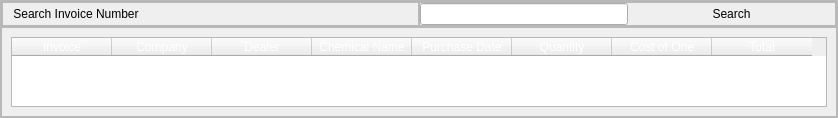
                  <widget class="QFrame" name="frame_62">
                   <property name="sizePolicy">
                    <sizepolicy hsizetype="Expanding" vsizetype="Preferred">
                     <horstretch>0</horstretch>
                     <verstretch>0</verstretch>
                    </sizepolicy>
                   </property>
                   <property name="frameShape">
                    <enum>QFrame::StyledPanel</enum>
                   </property>
                   <property name="frameShadow">
                    <enum>QFrame::Sunken</enum>
                   </property>
                   <layout class="QVBoxLayout" name="verticalLayout_57">
                    <property name="spacing">
                     <number>0</number>
                    </property>
                    <property name="leftMargin">
                     <number>0</number>
                    </property>
                    <property name="topMargin">
                     <number>0</number>
                    </property>
                    <property name="rightMargin">
                     <number>0</number>
                    </property>
                    <property name="bottomMargin">
                     <number>0</number>
                    </property>
                    <item alignment="Qt::AlignTop">
                     <widget class="QFrame" name="frame_63">
                      <property name="frameShape">
                       <enum>QFrame::StyledPanel</enum>
                      </property>
                      <property name="frameShadow">
                       <enum>QFrame::Raised</enum>
                      </property>
                      <layout class="QHBoxLayout" name="horizontalLayout_11">
                       <property name="spacing">
                        <number>0</number>
                       </property>
                       <property name="leftMargin">
                        <number>0</number>
                       </property>
                       <property name="topMargin">
                        <number>0</number>
                       </property>
                       <property name="rightMargin">
                        <number>0</number>
                       </property>
                       <property name="bottomMargin">
                        <number>0</number>
                       </property>
                       <item>
                        <widget class="QFrame" name="frame_66">
                         <property name="frameShape">
                          <enum>QFrame::StyledPanel</enum>
                         </property>
                         <property name="frameShadow">
                          <enum>QFrame::Raised</enum>
                         </property>
                         <layout class="QHBoxLayout" name="horizontalLayout_12">
                          <property name="spacing">
                           <number>0</number>
                          </property>
                          <property name="leftMargin">
                           <number>0</number>
                          </property>
                          <property name="topMargin">
                           <number>0</number>
                          </property>
                          <property name="rightMargin">
                           <number>0</number>
                          </property>
                          <property name="bottomMargin">
                           <number>0</number>
                          </property>
                          <item alignment="Qt::AlignLeft">
                           <widget class="QLabel" name="label_26">
                            <property name="sizePolicy">
                             <sizepolicy hsizetype="Preferred" vsizetype="Fixed">
                              <horstretch>0</horstretch>
                              <verstretch>0</verstretch>
                             </sizepolicy>
                            </property>
                            <property name="styleSheet">
                             <string notr="true">font: 16pt &quot;Century Gothic&quot;;</string>
                            </property>
                            <property name="text">
                             <string>   Search Invoice Number</string>
                            </property>
                            <property name="alignment">
                             <set>Qt::AlignCenter</set>
                            </property>
                           </widget>
                          </item>
                         </layout>
                        </widget>
                       </item>
                       <item>
                        <widget class="QFrame" name="frame_67">
                         <property name="frameShape">
                          <enum>QFrame::StyledPanel</enum>
                         </property>
                         <property name="frameShadow">
                          <enum>QFrame::Raised</enum>
                         </property>
                         <layout class="QHBoxLayout" name="horizontalLayout_13">
                          <property name="spacing">
                           <number>0</number>
                          </property>
                          <property name="leftMargin">
                           <number>0</number>
                          </property>
                          <property name="topMargin">
                           <number>0</number>
                          </property>
                          <property name="rightMargin">
                           <number>0</number>
                          </property>
                          <property name="bottomMargin">
                           <number>0</number>
                          </property>
                          <item>
                           <widget class="QLineEdit" name="purchaseSearch">
                            <property name="sizePolicy">
                             <sizepolicy hsizetype="Minimum" vsizetype="Fixed">
                              <horstretch>0</horstretch>
                              <verstretch>0</verstretch>
                             </sizepolicy>
                            </property>
                           </widget>
                          </item>
                          <item>
                           <widget class="QPushButton" name="purchases_search_btn">
                            <property name="sizePolicy">
                             <sizepolicy hsizetype="Minimum" vsizetype="Fixed">
                              <horstretch>0</horstretch>
                              <verstretch>0</verstretch>
                             </sizepolicy>
                            </property>
                            <property name="styleSheet">
                             <string notr="true">font: 12pt &quot;Century Gothic&quot;;</string>
                            </property>
                            <property name="text">
                             <string>Search</string>
                            </property>
                            <property name="flat">
                             <bool>true</bool>
                            </property>
                           </widget>
                          </item>
                         </layout>
                        </widget>
                       </item>
                      </layout>
                     </widget>
                    </item>
                    <item>
                     <widget class="QFrame" name="frame_64">
                      <property name="sizePolicy">
                       <sizepolicy hsizetype="Preferred" vsizetype="Expanding">
                        <horstretch>0</horstretch>
                        <verstretch>0</verstretch>
                       </sizepolicy>
                      </property>
                      <property name="frameShape">
                       <enum>QFrame::StyledPanel</enum>
                      </property>
                      <property name="frameShadow">
                       <enum>QFrame::Sunken</enum>
                      </property>
                      <layout class="QHBoxLayout" name="horizontalLayout_50">
                       <item>
                        <widget class="QTableWidget" name="tableWidget_4">
                         <property name="styleSheet">
                          <string notr="true">font: 10pt &quot;Century Gothic&quot;;
color: rgb(255, 255, 255);
</string>
                         </property>
                         <property name="sizeAdjustPolicy">
                          <enum>QAbstractScrollArea::AdjustToContents</enum>
                         </property>
                         <property name="sortingEnabled">
                          <bool>false</bool>
                         </property>
                         <column>
                          <property name="text">
                           <string>Invoice</string>
                          </property>
                         </column>
                         <column>
                          <property name="text">
                           <string>Company</string>
                          </property>
                         </column>
                         <column>
                          <property name="text">
                           <string>Dealer</string>
                          </property>
                         </column>
                         <column>
                          <property name="text">
                           <string>Chemical Name</string>
                          </property>
                         </column>
                         <column>
                          <property name="text">
                           <string>Purchase Date</string>
                          </property>
                         </column>
                         <column>
                          <property name="text">
                           <string>Quantity</string>
                          </property>
                         </column>
                         <column>
                          <property name="text">
                           <string>Cost of One</string>
                          </property>
                         </column>
                         <column>
                          <property name="text">
                           <string>Total</string>
                          </property>
                         </column>
                        </widget>
                       </item>
                      </layout>
                     </widget>
                    </item>
                   </layout>
                  </widget>
